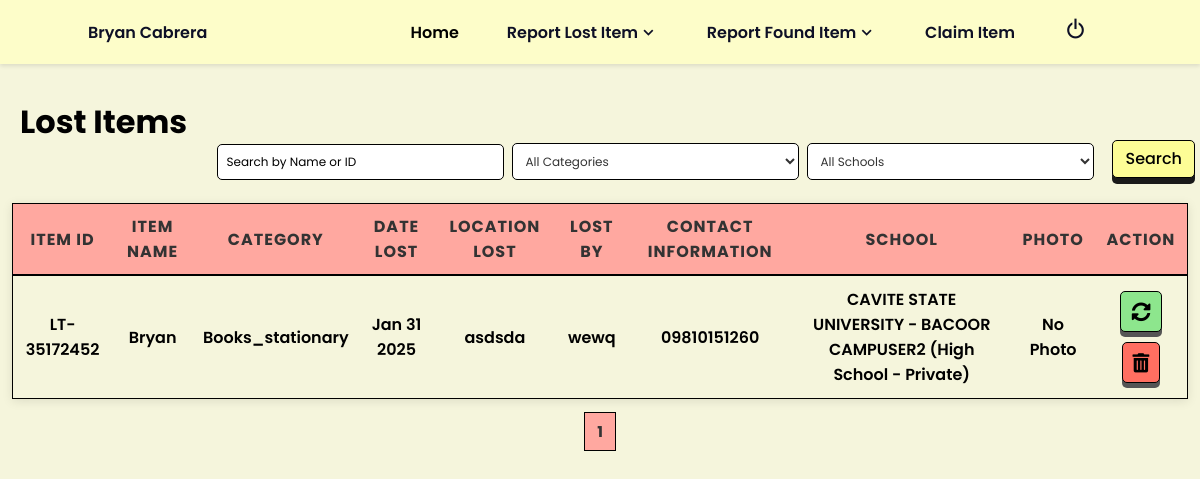
The app's page /user_lostlistview/ (signed in) with its own data.
### Appli/models.py (models this page shows, shortened)
class LostItem(models.Model):
    CATEGORY_CHOICES = [
        ('electronics', 'Electronics'),
        ('clothing', 'Clothing'),
        ('accessories', 'Accessories'),
        ('documents', 'Documents'),
        ('keys', 'Keys'),
        ('books_stationary', 'Books & Stationary'),
        ('bags_luggage', 'Bags & Luggage'),
        ('sporting_goods', 'Sporting Goods'),
        ('toys_games', 'Toys & Games'),
        ('money', 'Money')
    ]
    item_id = models.CharField(max_length=10, unique=True, blank=True, default='')
    item_name = models.CharField(max_length=100)
    item_type = models.CharField(max_length=10, default='Lost')
    description = models.TextField()
    category = models.CharField(max_length=50, choices=CATEGORY_CHOICES)
    date_lost = models.DateField()
    date_added = models.DateTimeField(default=now)
    location_lost = models.CharField(max_length=100)
    contact_information = models.CharField(max_length=100)
    lost_by = models.CharField(max_length=100, blank=True, null=True)
    school = models.ForeignKey('School', on_delete=models.CASCADE)
    photo = models.ImageField(upload_to='lost_items/', blank=True, null=True)
    is_claimed = models.BooleanField(default=False)
    created_at = models.DateTimeField(auto_now_add=True)
    user = models.ForeignKey(User, on_delete=models.CASCADE, null=True)

class School(models.Model):
    SCHOOL_LEVELS = [
        ('Elementary', 'Elementary'),
        ('High School', 'High School'),
        ('Senior High', 'Senior High'),
        ('College', 'College'),
    ]
    SCHOOL_TYPES = [
        ('Public', 'Public'),
        ('Private', 'Private'),
    ]
    name = models.CharField(max_length=100, unique=True)
    address = models.CharField(max_length=255, blank=True, null=True)
    contact_number = models.CharField(max_length=15, blank=True, null=True)
    school_type = models.CharField(max_length=50, choices=SCHOOL_TYPES, default='Public')
    school_level = models.CharField(max_length=20, choices=SCHOOL_LEVELS, default='High School')
    logo = models.ImageField(upload_to='school_logos/', blank=True, null=True)  # School logo
    school_picture = models.ImageField(upload_to='school_pictures/', blank=True, null=True)  # School image
    def __str__(self):
        return f"{self.name} ({self.school_level} - {self.school_type})"

### Appli/views.py (the view, shortened to what this page needs)
# urls.py: path('user_lostlistview/', UserLostListView.as_view(), name='user_lostlistview'),
@method_decorator(login_required, name="dispatch")
class UserLostListView(LoginRequiredMixin, ListView):
    template_name = "app/user_lostlistview.html"
    model = LostItem
    context_object_name = "items"
    paginate_by = 15
    def get_queryset(self):
        queryset = LostItem.objects.filter(user=self.request.user)
        query = self.request.GET.get("q")
        if query:
            queryset = queryset.filter(
                Q(item_name__icontains=query) | Q(item_id__icontains=query)
            )
        category = self.request.GET.get("category")
        if category:
            queryset = queryset.filter(category=category)
        school_id = self.request.GET.get("school")
        if school_id:
            queryset = queryset.filter(school_id=school_id)
        order_by = self.request.GET.get("order_by", "desc")
        if order_by == "asc":
            queryset = queryset.order_by("created_at")
        else:
            queryset = queryset.order_by("-created_at")
        return queryset
    def get_context_data(self, **kwargs):
        context = super().get_context_data(**kwargs)
        context["categories"] = LostItem.objects.values_list(
            "category", flat=True
        ).distinct()
        from Appli.models import School
        context["schools"] = School.objects.all()
        context["today"] = date.today()
        return context

### Appli/templates/app/user_lostlistview.html (shortened to what this page needs)
{% extends 'app/user.html' %}
{% block extra_css %}
{% load static %}
<link rel="stylesheet" href="{% static 'css/user_lost.css' %}">
{% endblock %}
{% block content %}
<div class="row align-items-center mb-4">
  <div class="col-md-6">
    <h1>Lost Items</h1>
  </div>
  <div class="col-md-6 d-flex justify-content-end">
    <form method="get" class="d-flex align-items-center">
      <input type="text" name="q" class="form-select me-2" placeholder="Search by Name or ID"
        value="{{ request.GET.q|default:'' }}">
      <select name="category" class="form-select me-2">
        <option value="">All Categories</option>
      </select>
      <select name="school" class="form-select me-2">
        <option value="">All Schools</option>
      </select>
      <button type="submit" class="btn btn-primary">Search</button>
    </form>
  </div>
</div>
<table class="table table-bordered">
  <thead>
    <tr>
      <th>Item ID</th>
      <th>Item Name</th>
      <th>Category</th>
      <th>Date Lost</th>
      <th>Location Lost</th>
      <th>Lost By</th>
      <th>Contact Information</th>
      <th>School</th>
      <th>Photo</th>
      <th>Action</th>
    </tr>
  </thead>
  <tbody>
    {% for item in items %}
    <tr>
      <td>{{ item.item_id }}</td>
      <td>{{ item.item_name| capfirst }}</td>
      <td>{{ item.category | capfirst }}</td>
      <td>{{ item.date_lost|date:"M d Y" }}</td>
      <td>{{ item.location_lost }}</td>
      <td>{{ item.lost_by }}</td>
      <td>{{ item.contact_information }}</td>
      <td>{{ item.school }}</td>
      <td>
        {% if item.photo %}
        <img src="{{ item.photo.url }}" alt="Item Photo" style="width: 100px;">
        {% else %}
        No Photo
        {% endif %}
      </td>
      <td>
        <a href="{% url 'user_lostupdateitem' item_id=item.item_id %}" class="btn-custom-update">
          <i class="fas fa-sync-alt"></i>
        </a>
        <form action="{% url 'user_lostdeleteitem' item_id=item.item_id %}" method="post" style="display:inline;">
          <button type="submit" class="btn-custom-delete"
            onclick="return confirm('Are you sure you want to delete the item: {{ item.item_name }}?');">
            <i class="fas fa-trash-alt"></i>
          </button>
        </form>
      </td>
    </tr>
    {% endfor %}
  </tbody>
</table>
<div class="pagination">
  <span class="step-links">
    {% for num in page_obj.paginator.page_range %}
    {% if num == page_obj.number %}
    <span class="current"> {{ num }} </span>
    {% else %}
    <a href="?page={{ num }}">{{ num }}</a>
    {% endif %}
    {% endfor %}
  </span>
</div>
{% endblock %}

### Appli/templates/app/user.html (shortened to what this page needs)
<!DOCTYPE html>
{% load static %}
<html lang="en" dir="ltr">
<head>
  <link rel="stylesheet" href="{% static 'css/user.css' %}">
  {% block extra_css %}{% endblock %}
  <link href='https://unpkg.com/boxicons@2.0.7/css/boxicons.min.css' rel='stylesheet'>
  <link rel="stylesheet" href="https://cdn.jsdelivr.net/npm/flatpickr/dist/flatpickr.min.css">
  <link href="https://cdnjs.cloudflare.com/ajax/libs/font-awesome/5.15.4/css/all.min.css" rel="stylesheet">
</head>
    <body>
        <header class="header">
            <nav class="nav" id="nav-menu">
                <div class="nav__content bd-grid">
                    <a href="" class="nav__perfil">
                        <div>
                            <span class="nav__name">{{ user.first_name|capfirst }} {{ user.last_name|capfirst }} </span>
                        </div>
                    </a>
                    <div class="nav__menu">
                        <ul class="nav__list">
                            <li class="nav__item"><a href="{% url 'user_home' %}" class="nav__link active">Home</a></li>
                            <li class="nav__item dropdown">
                                <a href="#" class="nav__link dropdown__link">Report Lost Item <i class='bx bx-chevron-down dropdown__icon'></i></a>
                            </li>
                            <li class="nav__item dropdown">
                                <a href="#" class="nav__link dropdown__link">Report Found Item <i class='bx bx-chevron-down dropdown__icon'></i></a>
                            </li>
                            <li class="nav__item"><a href="{% url 'user_onlineclaim' %}" class="nav__link">Claim Item</a></li>
                            <li class="nav__item">
                                <a href="{% url 'logout' %}" class="nav__link logout-btn">
                                  <i class='bx bx-power-off'></i>
                                </a>
                              </li>
                        </ul>
                    </div>
                </div>
            </nav>
        </header>
{% block content %}
{% endblock content %}
</body>
</html>

### static/css/user.css (style rules this page uses)
* { margin: 0; padding: 0; box-sizing: border-box; font-family: "Poppins", sans-serif; }
:root { --header-height: 3rem; --first-color: #5B65F5; --first-color-light: #C4C7F5; --dark-color: #0E1026; --white-color: #FBFBFB; --body-font: 'Open Sans', sans-serif; --nav-name-font-size: 1.5rem; --normal-font-size: .938rem; --z-fixed: 100; }
@media screen and (min-width: 768px) { :root { --nav-name-font-size: 1rem; --normal-font-size: 1rem; } }
body, hmtl { margin: var(--header-height) 0 0 0; font-family: var(--body-font); font-size: var(--normal-font-size); font-weight: 600; background-color: #f5f5dc; }
ul { margin: 0; padding: 0; list-style: none; }
a { text-decoration: none; }
.bd-grid { max-width: 1024px; display: grid; grid-template-columns: 100%; margin-left: 1.5rem; margin-right: 1.5rem; }
.header { position: fixed; top: 0; left: 0; width: 100%; height: var(--header-height); padding: 0 1rem; background-color: #fdfdc9; z-index: var(--z-fixed); display: flex; justify-content: space-between; align-items: center; box-shadow: 0 2px 4px rgba(0, 0, 0, 0.1); }
.nav__content { display: flex; flex-direction: column; }
.nav__perfil { display: flex; flex-direction: column; align-items: center; text-align: center; margin-bottom: 3rem; }
.nav__name { display: block; font-size: var(--nav-name-font-size); color: var(--white-color); }
.nav__item { margin-bottom: 2rem; }
.nav__link { color: var(--first-color-light); }
.active { color: var(--white-color); }
.dropdown__link { display: flex; align-items: center; justify-content: space-between; }
.dropdown__icon { font-size: 1.3rem; transition: .5s; }
.logout-btn { font-size: 25px; }
@media screen and (min-width: 576px) { .nav { width: 288px; } }
@media screen and (min-width: 768px) { body { margin: 0; } }
@media screen and (min-width: 768px) { .header { height: calc(var(--header-height) + 1rem); } }
@media screen and (min-width: 768px) { .nav { width: 100%; } }
@media screen and (min-width: 768px) { .nav__content { flex-direction: row; justify-content: space-between; align-items: center; } }
@media screen and (min-width: 768px) { .nav__perfil { flex-direction: row; text-align: initial; margin-bottom: 0; } }
@media screen and (min-width: 768px) { .nav__name { color: var(--dark-color); } }
@media screen and (min-width: 768px) { .nav__list { display: flex; align-items: center; } }
@media screen and (min-width: 768px) { .nav__item { margin: 0 1.5rem; padding: 1.4rem 0; } }
@media screen and (min-width: 768px) { .nav__link { color: var(--dark-color); } }
@media screen and (min-width: 768px) { .active { color: black; } }
@media screen and (min-width: 768px) { .dropdown { position: relative; } }
@media screen and (min-width: 1024px) { .bd-grid { margin-left: auto; margin-right: auto; } }

### records on screen
LostItem: item_id "LT-35172452", item_name "Bryan", category "Books_stationary", date_lost "Jan 31 2025", location_lost "asdsda", lost_by "wewq", contact_information "09810151260", school "CAVITE STATE UNIVERSITY - BACOOR CAMPUSER2 (High School - Private)", photo "No Photo"

### other values on screen
{{ user.first_name|capfirst }} "Bryan"
{{ user.last_name|capfirst }} "Cabrera"
{{ num }} "1"
